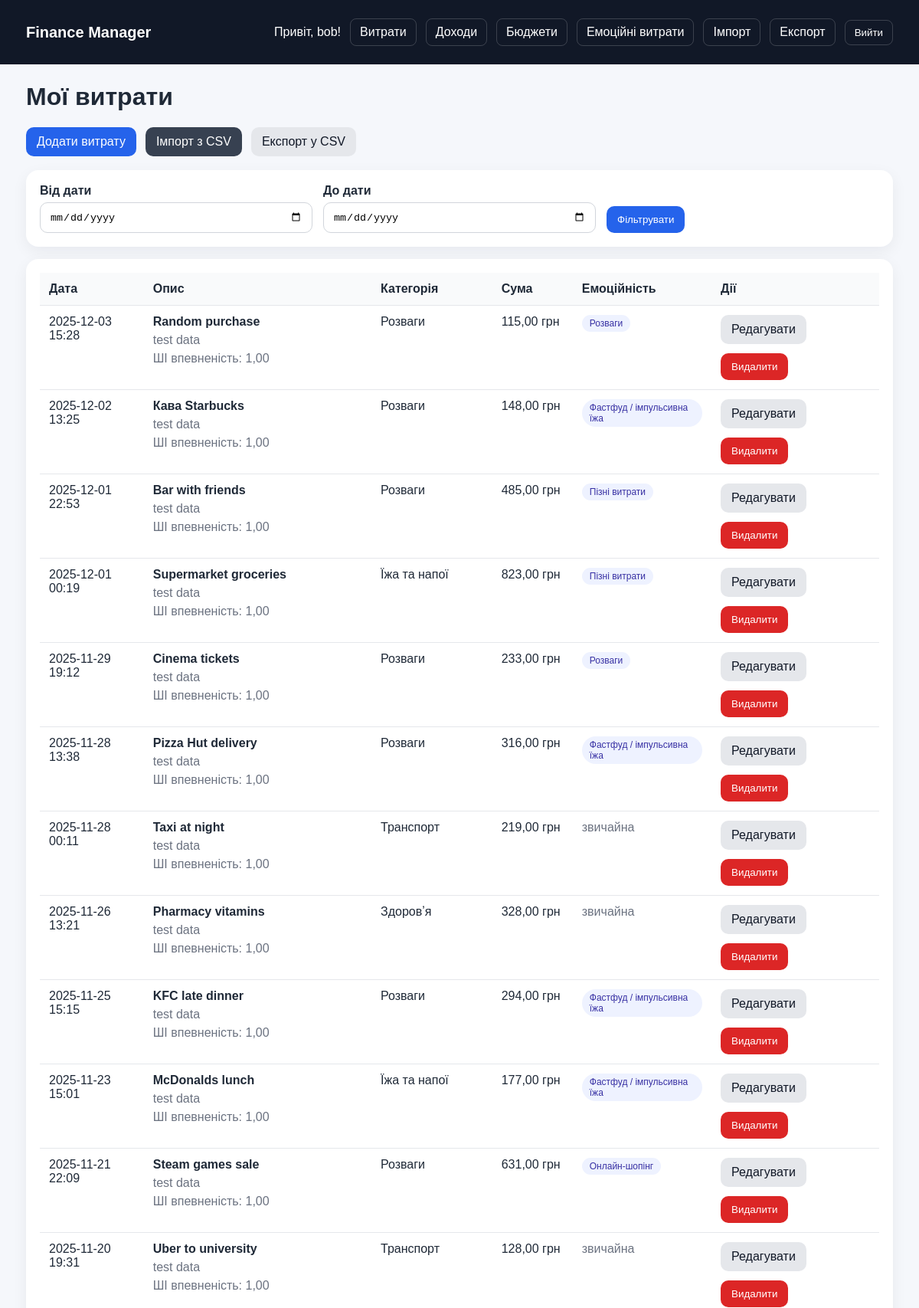
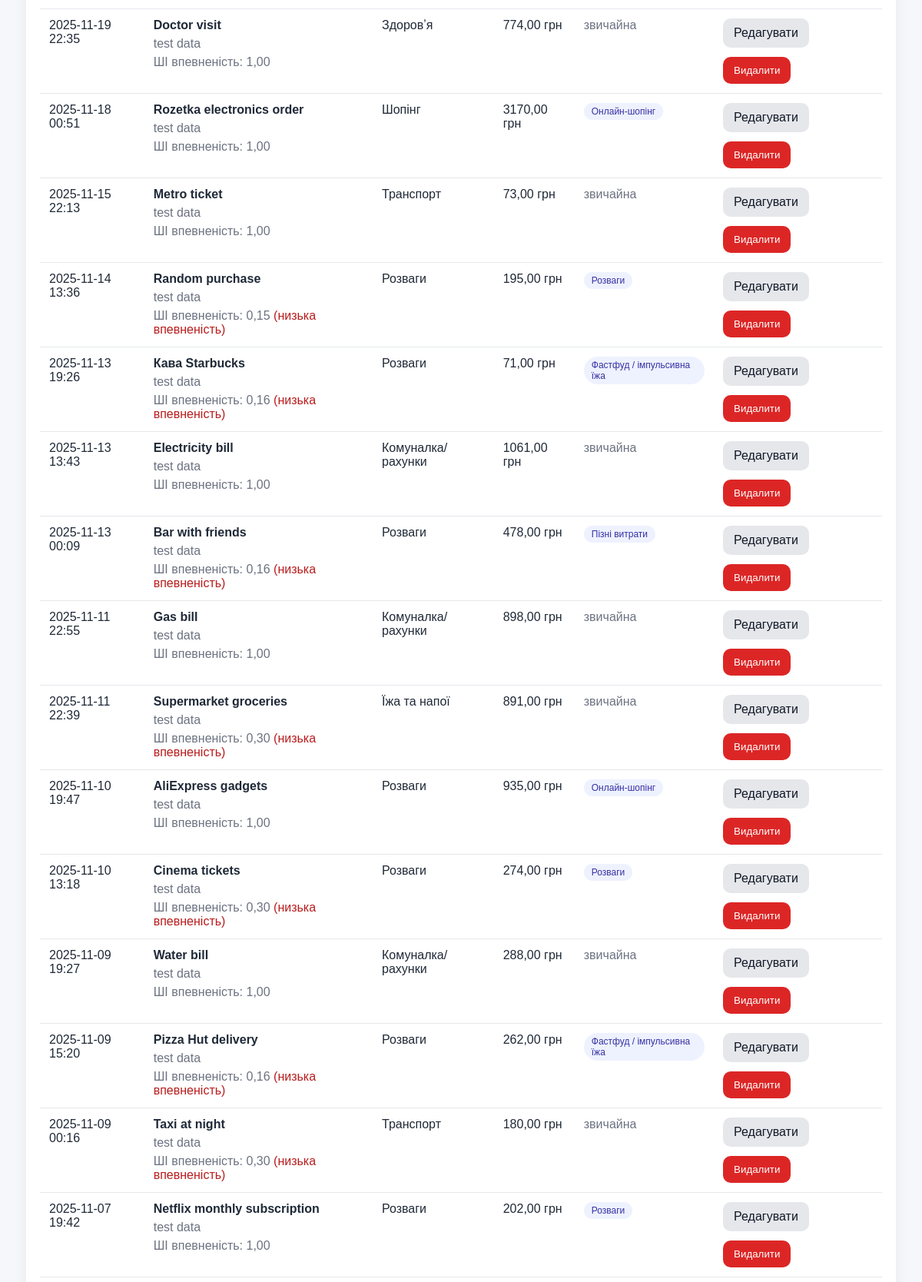
The app's page /expenses/ (signed in, upper part) with its own data (2 pictures, top to bottom).
### expenses/models.py (models this page shows, shortened)
class Expense(models.Model):
    CATEGORY_CHOICES = [
        ('food', 'Їжа та напої'),
        ('transport', 'Транспорт'),
        ('shopping', 'Шопінг'),
        ('entertainment', 'Розваги'),
        ('bills', 'Комуналка/рахунки'),
        ('health', 'Здоровʼя'),
        ('other', 'Інше'),
    ]
    EMOTIONAL_TAG_CHOICES = [
        ('fast_food', 'Фастфуд / імпульсивна їжа'),
        ('online_shopping', 'Онлайн-шопінг'),
        ('late_night', 'Пізні витрати'),
        ('entertainment', 'Розваги'),
        ('none', 'Не емоційна витрата'),
    ]
    user = models.ForeignKey(User, on_delete=models.CASCADE, related_name='expenses')
    amount = models.DecimalField(max_digits=10, decimal_places=2)
    description = models.CharField(max_length=255)
    created_at = models.DateTimeField(default=timezone.now)
    category = models.CharField(max_length=32, choices=CATEGORY_CHOICES, default='other')
    ml_confidence = models.FloatField(default=0.0)
    is_emotional = models.BooleanField(default=False)
    emotional_tag = models.CharField(
        max_length=32,
        choices=EMOTIONAL_TAG_CHOICES,
        default='none'
    )
    notes = models.TextField(blank=True)
    class Meta:
        ordering = ['-created_at']

### expenses/views.py (the view)
# urls.py: path('expenses/', views.expense_list, name='expense_list'),
@login_required
def expense_list(request):
    qs = Expense.objects.filter(user=request.user)
    date_from = request.GET.get('date_from')
    date_to = request.GET.get('date_to')
    if date_from:
        qs = qs.filter(created_at__date__gte=date_from)
    if date_to:
        qs = qs.filter(created_at__date__lte=date_to)
    context = {
        'expenses': qs,
    }
    if request.headers.get('HX-Request') == 'true':
        return render(request, 'expenses/partials/_expense_table.html', context)
    return render(request, 'expenses/expense_list.html', context)

### expenses/templates/expenses/expense_list.html (shortened to what this page needs)
{% extends "expenses/base.html" %}
{% block content %}
<h1>Мої витрати</h1>
<div class="actions">
    <a class="btn" href="{% url 'expense_create' %}">Додати витрату</a>
    <a class="btn btn-secondary" href="{% url 'transaction_import' %}">Імпорт з CSV</a>
    <a class="btn btn-light" href="{% url 'transaction_export' %}">Експорт у CSV</a>
</div>
<div class="card" style="margin-bottom:16px;">
    <form method="get" class="form-grid" style="grid-template-columns: repeat(auto-fit, minmax(220px, 1fr)); align-items:end;">
        <div>
            <label for="date_from">Від дати</label>
            <input type="date" name="date_from" id="date_from" value="{{ request.GET.date_from }}">
        </div>
        <div>
            <label for="date_to">До дати</label>
            <input type="date" name="date_to" id="date_to" value="{{ request.GET.date_to }}">
        </div>
        <div>
            <button class="btn" type="submit">Фільтрувати</button>
        </div>
    </form>
</div>
<div class="card table-wrap" id="expense-table">
    {% include "expenses/partials/_expense_table.html" %}
</div>
{% endblock %}

### expenses/templates/expenses/base.html (shortened to what this page needs)
<!DOCTYPE html>
<html lang="uk">
<head>
</head>
<body>
    <div class="nav">
        <div class="container">
            <a href="{% url 'dashboard' %}" class="brand">Finance Manager</a>
            <div class="nav-links">
                {% if user.is_authenticated %}
                    <span>Привіт, {{ user.username }}!</span>
                    <a href="{% url 'expense_list' %}">Витрати</a>
                    <a href="{% url 'income_list' %}">Доходи</a>
                    <a href="{% url 'budget_list' %}">Бюджети</a>
                    <a href="{% url 'emotional_report' %}">Емоційні витрати</a>
                    <a href="{% url 'transaction_import' %}">Імпорт</a>
                    <a href="{% url 'transaction_export' %}">Експорт</a>
                    <form method="post" action="{% url 'logout' %}" class="inline">
                        <button type="submit">Вийти</button>
                    </form>
                {% else %}
                    <a href="{% url 'login' %}">Увійти</a>
                    <a href="{% url 'signup' %}">Реєстрація</a>
                {% endif %}
            </div>
        </div>
    </div>
    <div class="container">
        {% block content %}{% endblock %}
    </div>
</body>
</html>

### expenses/templates/expenses/partials/_expense_table.html (shortened to what this page needs)
{% if expenses %}
<table>
    <thead>
        <tr>
            <th>Дата</th>
            <th>Опис</th>
            <th>Категорія</th>
            <th>Сума</th>
            <th>Емоційність</th>
            <th>Дії</th>
        </tr>
    </thead>
    <tbody>
        {% for e in expenses %}
            <tr>
                <td>{{ e.created_at|date:"Y-m-d H:i" }}</td>
                <td>
                    <strong>{{ e.description }}</strong>
                    {% if e.notes %}
                        <div class="muted" style="margin-top:6px;">{{ e.notes }}</div>
                    {% endif %}
                    <div class="muted" style="margin-top:6px;">
                        ШІ впевненість: {{ e.ml_confidence|floatformat:2 }}
                        {% if e.ml_confidence < 0.5 %}
                            <span class="danger-text">(низька впевненість)</span>
                        {% endif %}
                    </div>
                </td>
                <td>{{ e.get_category_display }}</td>
                <td>{{ e.amount|floatformat:2 }} грн</td>
                <td>
                    {% if e.is_emotional %}
                        <span class="tag">{{ e.get_emotional_tag_display }}</span>
                    {% else %}
                        <span class="muted">звичайна</span>
                    {% endif %}
                </td>
                <td>
                    <div class="actions" style="margin: 0;">
                        <a class="btn btn-light" href="{% url 'expense_edit' e.pk %}">Редагувати</a>
                        <form method="post" action="{% url 'expense_delete' e.pk %}" class="inline">
                            <button type="submit" class="btn btn-danger">Видалити</button>
                        </form>
                    </div>
                </td>
            </tr>
        {% endfor %}
    </tbody>
</table>
{% else %}
    <p class="muted">Ще немає витрат. Додайте першу або імпортуйте виписку.</p>
{% endif %}

### expenses/templates/expenses/base.html (style rules this page uses)
* { box-sizing: border-box; }
body { font-family: Arial, sans-serif; margin: 0; background: #f5f7fb; color: #1f2937; }
.container { max-width: 1180px; margin: 0 auto; padding: 24px; }
.nav { background: #111827; color: white; }
.nav .container { display: flex; justify-content: space-between; align-items: center; gap: 16px; flex-wrap: wrap; }
.brand { font-weight: 700; font-size: 20px; color: white; text-decoration: none; }
.nav-links { display: flex; gap: 12px; flex-wrap: wrap; align-items: center; }
.nav-links a, .nav-links button { color: white; background: transparent; border: 1px solid rgba(255,255,255,0.18); padding: 8px 12px; border-radius: 8px; text-decoration: none; cursor: pointer; transition: 0.2s ease; }
h1, h2, h3 { margin-top: 0; }
.card { background: white; border-radius: 16px; padding: 18px; box-shadow: 0 6px 20px rgba(15, 23, 42, 0.06); }
.actions { display: flex; gap: 12px; flex-wrap: wrap; margin-bottom: 18px; }
.btn { display: inline-block; padding: 10px 14px; border-radius: 10px; text-decoration: none; background: #2563eb; color: white; border: none; cursor: pointer; transition: 0.2s ease; }
.btn-secondary { background: #374151; }
.btn-danger { background: #dc2626; }
.btn-light { background: #e5e7eb; color: #111827; }
.table-wrap { overflow-x: auto; }
table { width: 100%; border-collapse: collapse; background: white; }
th, td { padding: 12px; border-bottom: 1px solid #e5e7eb; text-align: left; vertical-align: top; }
th { background: #f9fafb; }
form.inline { display: inline; }
.muted { color: #6b7280; }
.tag { display: inline-block; padding: 4px 10px; border-radius: 999px; background: #eef2ff; color: #3730a3; font-size: 12px; }
.danger-text { color: #b91c1c; }
.form-grid { display: grid; gap: 14px; }
label { display: block; font-weight: 600; margin-bottom: 6px; }
input, select, textarea { width: 100%; box-sizing: border-box; padding: 10px 12px; border: 1px solid #d1d5db; border-radius: 10px; background: white; }

### records on screen
Expense: created_at "2025-12-03 15:28", description "Random purchase", notes "test data", ml_confidence "1,00", category "Розваги", amount "115,00", emotional_tag "Розваги"
Expense: created_at "2025-12-02 13:25", description "Кава Starbucks", notes "test data", ml_confidence "1,00", category "Розваги", amount "148,00", emotional_tag "Фастфуд / імпульсивна їжа"
Expense: created_at "2025-12-01 22:53", description "Bar with friends", notes "test data", ml_confidence "1,00", category "Розваги", amount "485,00", emotional_tag "Пізні витрати"
Expense: created_at "2025-12-01 00:19", description "Supermarket groceries", notes "test data", ml_confidence "1,00", category "Їжа та напої", amount "823,00", emotional_tag "Пізні витрати"
Expense: created_at "2025-11-29 19:12", description "Cinema tickets", notes "test data", ml_confidence "1,00", category "Розваги", amount "233,00", emotional_tag "Розваги"
Expense: created_at "2025-11-28 13:38", description "Pizza Hut delivery", notes "test data", ml_confidence "1,00", category "Розваги", amount "316,00", emotional_tag "Фастфуд / імпульсивна їжа"
Expense: created_at "2025-11-28 00:11", description "Taxi at night", notes "test data", ml_confidence "1,00", category "Транспорт", amount "219,00", is_emotional "звичайна"
Expense: created_at "2025-11-26 13:21", description "Pharmacy vitamins", notes "test data", ml_confidence "1,00", category "Здоровʼя", amount "328,00", is_emotional "звичайна"
Expense: created_at "2025-11-25 15:15", description "KFC late dinner", notes "test data", ml_confidence "1,00", category "Розваги", amount "294,00", emotional_tag "Фастфуд / імпульсивна їжа"
Expense: created_at "2025-11-23 15:01", description "McDonalds lunch", notes "test data", ml_confidence "1,00", category "Їжа та напої", amount "177,00", emotional_tag "Фастфуд / імпульсивна їжа"
Expense: created_at "2025-11-21 22:09", description "Steam games sale", notes "test data", ml_confidence "1,00", category "Розваги", amount "631,00", emotional_tag "Онлайн-шопінг"
Expense: created_at "2025-11-20 19:31", description "Uber to university", notes "test data", ml_confidence "1,00", category "Транспорт", amount "128,00", is_emotional "звичайна"
Expense: created_at "2025-11-19 22:35", description "Doctor visit", notes "test data", ml_confidence "1,00", category "Здоровʼя", amount "774,00", is_emotional "звичайна"
Expense: created_at "2025-11-18 00:51", description "Rozetka electronics order", notes "test data", ml_confidence "1,00", category "Шопінг", amount "3170,00", emotional_tag "Онлайн-шопінг"
Expense: created_at "2025-11-15 22:13", description "Metro ticket", notes "test data", ml_confidence "1,00", category "Транспорт", amount "73,00", is_emotional "звичайна"
Expense: created_at "2025-11-14 13:36", description "Random purchase", notes "test data", ml_confidence "0,15", shows "(низька впевненість)", category "Розваги", amount "195,00", emotional_tag "Розваги"
Expense: created_at "2025-11-13 19:26", description "Кава Starbucks", notes "test data", ml_confidence "0,16", shows "(низька впевненість)", category "Розваги", amount "71,00", emotional_tag "Фастфуд / імпульсивна їжа"
Expense: created_at "2025-11-13 13:43", description "Electricity bill", notes "test data", ml_confidence "1,00", category "Комуналка/рахунки", amount "1061,00", is_emotional "звичайна"
Expense: created_at "2025-11-13 00:09", description "Bar with friends", notes "test data", ml_confidence "0,16", shows "(низька впевненість)", category "Розваги", amount "478,00", emotional_tag "Пізні витрати"
Expense: created_at "2025-11-11 22:55", description "Gas bill", notes "test data", ml_confidence "1,00", category "Комуналка/рахунки", amount "898,00", is_emotional "звичайна"
Expense: created_at "2025-11-11 22:39", description "Supermarket groceries", notes "test data", ml_confidence "0,30", shows "(низька впевненість)", category "Їжа та напої", amount "891,00", is_emotional "звичайна"
Expense: created_at "2025-11-10 19:47", description "AliExpress gadgets", notes "test data", ml_confidence "1,00", category "Розваги", amount "935,00", emotional_tag "Онлайн-шопінг"
Expense: created_at "2025-11-10 13:18", description "Cinema tickets", notes "test data", ml_confidence "0,30", shows "(низька впевненість)", category "Розваги", amount "274,00", emotional_tag "Розваги"
Expense: created_at "2025-11-09 19:27", description "Water bill", notes "test data", ml_confidence "1,00", category "Комуналка/рахунки", amount "288,00", is_emotional "звичайна"
Expense: created_at "2025-11-09 15:20", description "Pizza Hut delivery", notes "test data", ml_confidence "0,16", shows "(низька впевненість)", category "Розваги", amount "262,00", emotional_tag "Фастфуд / імпульсивна їжа"
Expense: created_at "2025-11-09 00:16", description "Taxi at night", notes "test data", ml_confidence "0,30", shows "(низька впевненість)", category "Транспорт", amount "180,00", is_emotional "звичайна"
Expense: created_at "2025-11-07 19:42", description "Netflix monthly subscription", notes "test data", ml_confidence "1,00", category "Розваги", amount "202,00", emotional_tag "Розваги"

### other values on screen
{{ user.username }} "bob"
